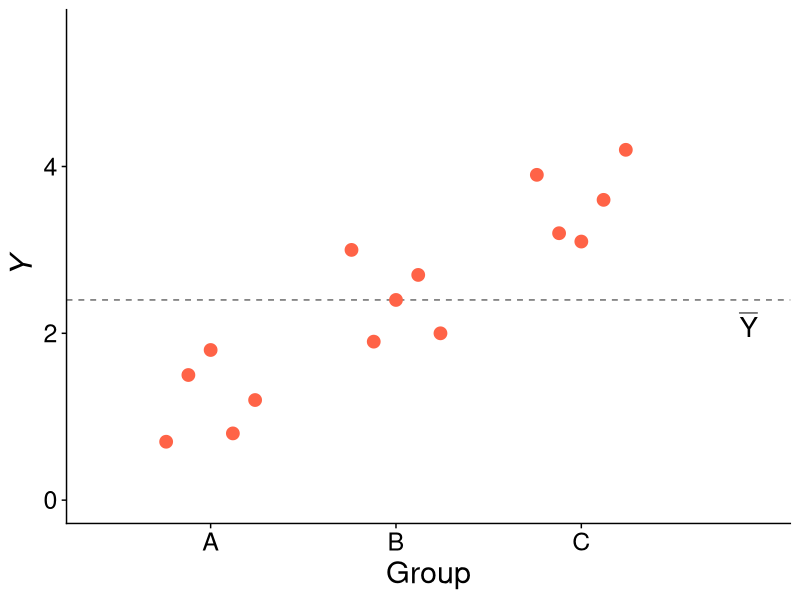
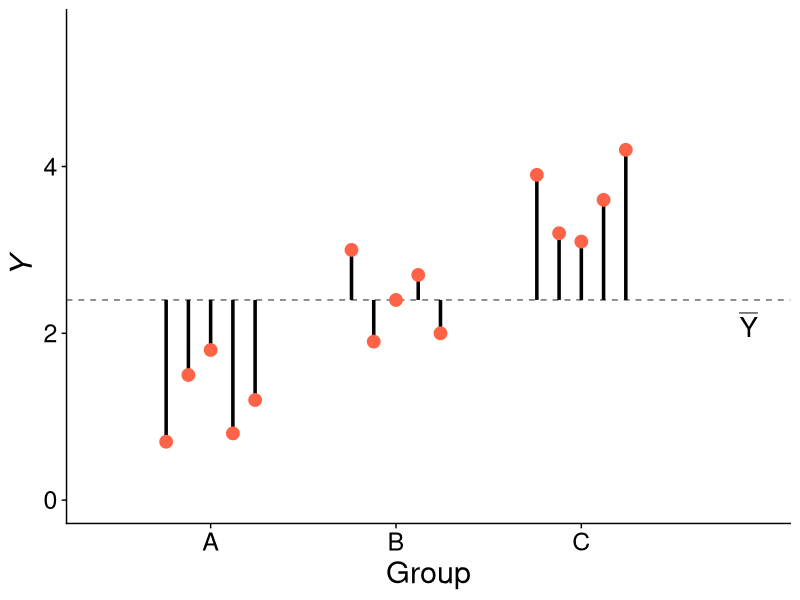
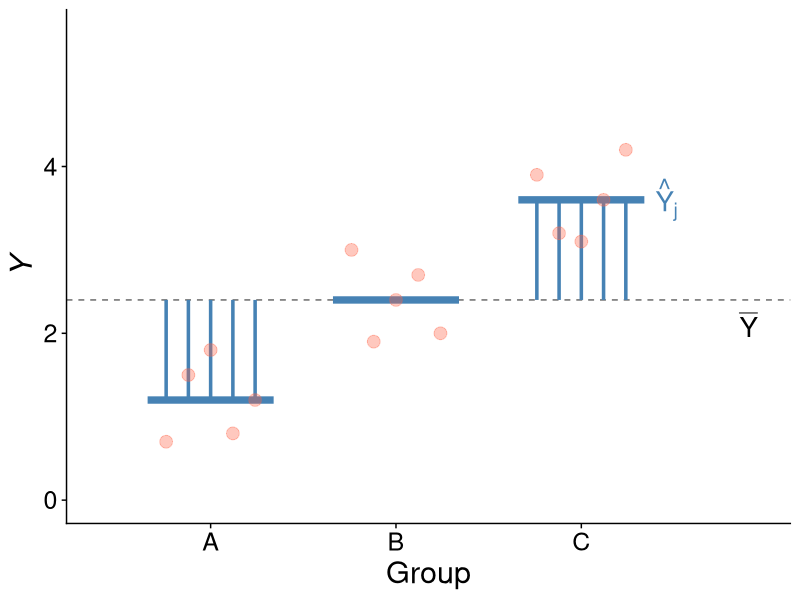
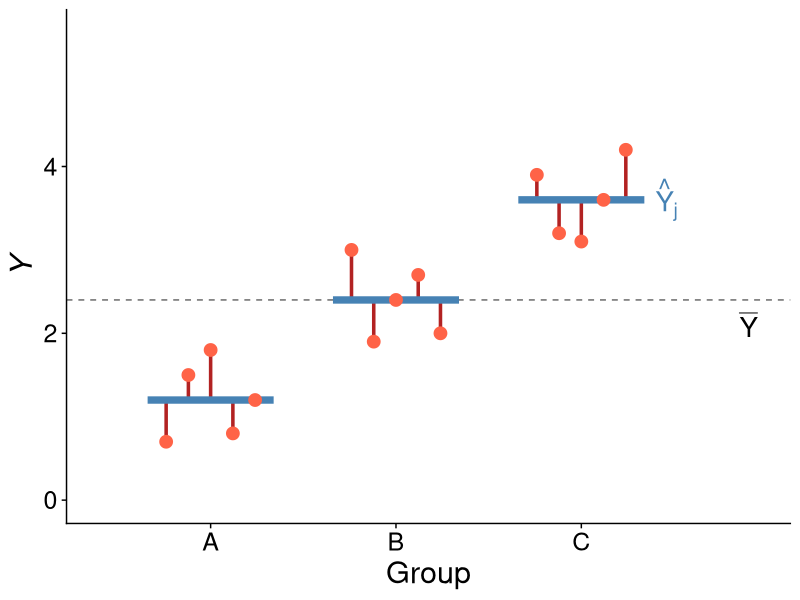
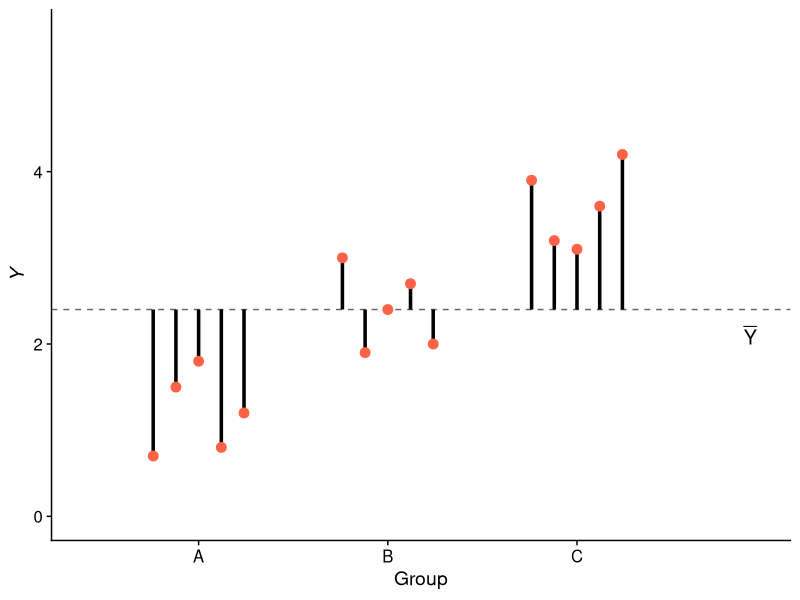
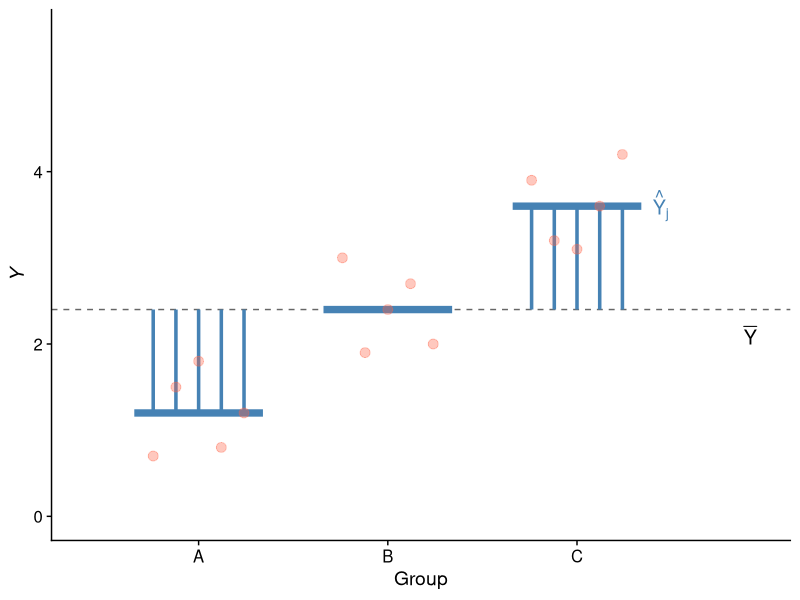
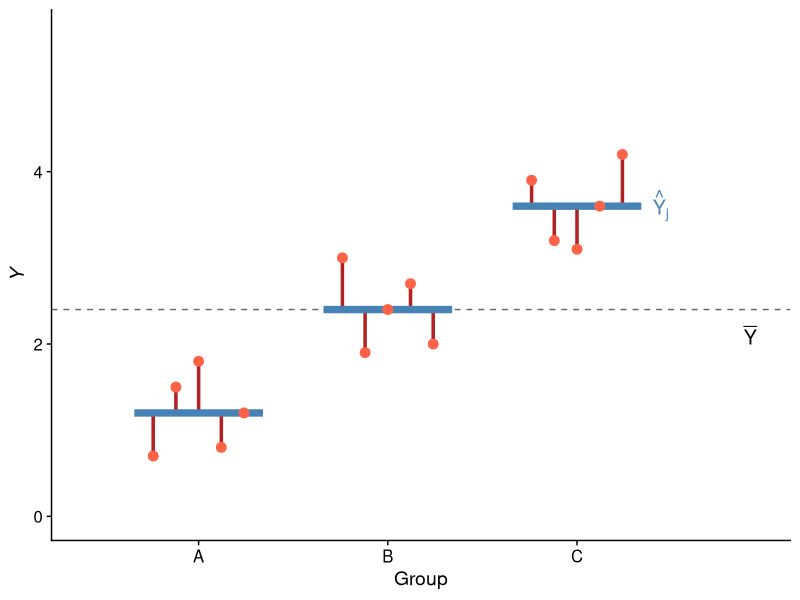
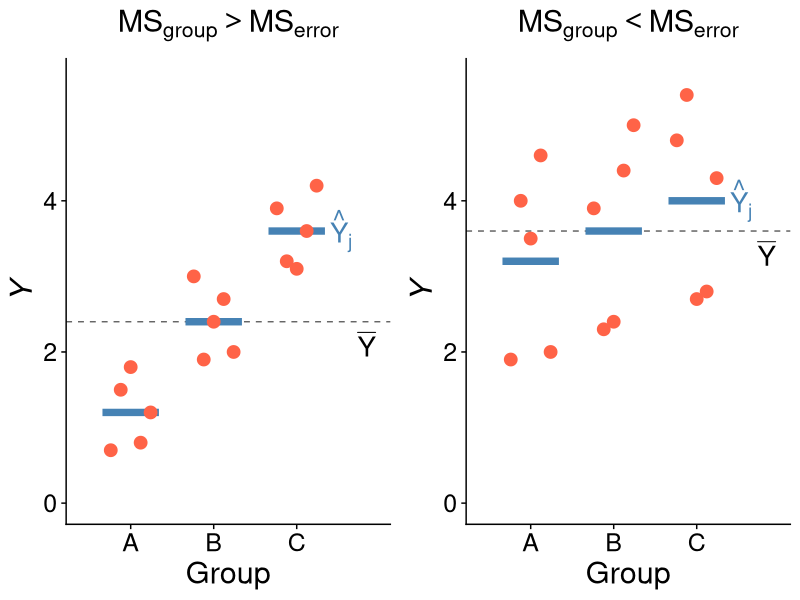

Reproduce these figures in R, in order. (Note: this script raises an error after producing the figures.)
## ---- chunk 1
knitr::opts_chunk$set(echo = FALSE, warning = FALSE,
                      message = FALSE, eval = TRUE)

library(cowplot)
library(ggplot2)
library(dplyr)
library(viridis)
library(glue)
library(stringr)
library(tidyr)
library(purrr)
library(magrittr)
## ---- chunk 2
#| include: false

# ---- shared look ------------------------------------------------------------

line_col <- "steelblue"
pt_col <- "tomato"

theme_slides <- function() {
    theme_cowplot() +
        theme(
            axis.text = element_text(size = 18),
            axis.title = element_text(size = 22),
            strip.text = element_text(size = 20),
            plot.title = element_text(size = 22, hjust = 0.5)
        )
}

ylab_i <- expression(italic(Y))

# write a small number as TeX scientific notation, e.g. 1.2 \times 10^{-5}
sci_tex <- function(x, digits = 2) {
    if (x >= 0.001) {
        return(as.character(signif(x, digits)))
    }
    expo <- floor(log10(x))
    mant <- signif(x / 10 ^ expo, digits)
    paste0("$", mant, " \\times 10^{", expo, "}$")
}

# ---- two small examples: three groups, five observations each ---------------

# the same within-group deviations, shuffled differently in each group
make_groups <- function(means, w) {
    data.frame(group = rep(LETTERS[1:3], each = 5),
               y = rep(means, each = 5) +
                   c(w, w[c(3, 1, 5, 2, 4)], w[c(2, 4, 1, 5, 3)]))
}

# group means far apart compared to the spread within groups
small_data <- make_groups(c(1.2, 2.4, 3.6), c(-0.5, 0.3, 0.6, -0.4, 0))

# group means close together compared to the spread within groups
overlap_data <- make_groups(c(3.2, 3.6, 4.0), c(-1.3, 0.8, 0.3, 1.4, -1.2))

anova_parts <- function(d) {
    y_bar <- mean(d$y)
    group_mean <- ave(d$y, d$group)
    n_groups <- nlevels(factor(d$group))
    ss_group <- sum((group_mean - y_bar) ^ 2)
    ss_error <- sum((d$y - group_mean) ^ 2)
    df_group <- n_groups - 1
    df_error <- nrow(d) - n_groups
    f <- (ss_group / df_group) / (ss_error / df_error)
    list(ss_y = sum((d$y - y_bar) ^ 2),
         ss_group = ss_group,
         ss_error = ss_error,
         df_group = df_group,
         df_error = df_error,
         f = f,
         p = pf(f, df_group, df_error, lower.tail = FALSE))
}

small_parts <- anova_parts(small_data)
overlap_parts <- anova_parts(overlap_data)

# type: "raw" (data and overall mean), "total" (Y to the overall mean),
#       "group" (group means to the overall mean), "error" (Y to its group mean),
#       "means" (data, group means and overall mean)
groups_plot <- function(d, type = "raw", title = NULL, f_label = NULL,
                        small = FALSE) {
    txt <- ifelse(small, 5, 7)
    d$x_pos <- as.numeric(factor(d$group)) + rep(c(-0.24, -0.12, 0, 0.12, 0.24), 3)
    d$g_mean <- ave(d$y, d$group)
    y_bar <- mean(d$y)
    g <- data.frame(x = 1:3, g_mean = tapply(d$y, d$group, mean))

    p <- ggplot(d, aes(x_pos, y)) +
        geom_hline(yintercept = y_bar, linetype = "dashed", color = "grey40")
    if (type == "total") {
        p <- p + geom_segment(aes(xend = x_pos, yend = y_bar), color = "black",
                              linewidth = 1.2)
    }
    if (type == "group") {
        p <- p + geom_segment(aes(y = g_mean, xend = x_pos, yend = y_bar),
                              color = line_col, linewidth = 1.2)
    }
    if (type == "error") {
        p <- p + geom_segment(aes(xend = x_pos, yend = g_mean), color = "firebrick",
                              linewidth = 1.2)
    }
    if (type %in% c("group", "error", "means")) {
        p <- p + geom_segment(data = g, aes(x = x - 0.34, xend = x + 0.34,
                                            y = g_mean, yend = g_mean),
                              inherit.aes = FALSE, color = line_col, linewidth = 2.5)
        p <- p + annotate("text", x = 3.4, y = g$g_mean[3], label = "hat(Y)[j]",
                          parse = TRUE, hjust = 0, size = txt, color = line_col)
    }
    p <- p +
        geom_point(color = pt_col, size = ifelse(small, 3, 4),
                   alpha = ifelse(type == "group", 0.35, 1)) +
        annotate("text", x = 3.95, y = y_bar - 0.3, label = "bar(Y)", parse = TRUE,
                 hjust = 1, size = txt)
    if (!is.null(f_label)) {
        p <- p + annotate("text", x = 0.5, y = 5.3, label = f_label, parse = TRUE,
                          hjust = 0, size = 7)
    }
    if (!is.null(title)) {
        p <- p + ggtitle(title)
    }
    p <- p +
        scale_x_continuous(breaks = 1:3, labels = LETTERS[1:3]) +
        coord_cartesian(xlim = c(0.4, 3.95), ylim = c(0, 5.6)) +
        xlab("Group") +
        ylab(ylab_i) +
        theme_slides()
    if (small) {
        p <- p + theme(axis.text = element_text(size = 12),
                       axis.title = element_text(size = 14))
    }
    p
}

# ---- the F distribution under H0 --------------------------------------------

anova_f_plot <- function(f_obs, df1, df2, xmax, label_left = TRUE) {
    d <- data.frame(x = seq(0.02, xmax, length.out = 600))
    d$y <- df(d$x, df1, df2)
    tail_d <- d[d$x >= f_obs, ]
    x_t <- f_obs + 0.2 * (xmax - f_obs)
    y_t <- max(0.5 * df(x_t, df1, df2), 0.02)
    ggplot(d, aes(x, y)) +
        geom_area(data = tail_d, fill = "firebrick", alpha = 0.7) +
        geom_line(linewidth = 1.3) +
        geom_vline(xintercept = f_obs, color = line_col, linewidth = 1.3) +
        annotate("text", x = f_obs + ifelse(label_left, -1, 1) * 0.02 * xmax, y = 0.9,
                 label = "observed F", hjust = ifelse(label_left, 1, 0), size = 7,
                 color = line_col) +
        annotate("text", x = f_obs + 0.35 * (xmax - f_obs), y = 0.4, label = "P-value",
                 size = 7, color = "firebrick") +
        annotate("segment", x = f_obs + 0.35 * (xmax - f_obs), xend = x_t, y = 0.34,
                 yend = y_t, color = "firebrick",
                 arrow = arrow(length = unit(0.12, "in"))) +
        coord_cartesian(xlim = c(0, xmax), ylim = c(0, 1.05)) +
        xlab(expression(F == MS[group] / MS[error])) +
        ylab("Density") +
        theme_slides()
}
## ---- chunk 3
#| fig-align: center
#| fig-width: 5.5
#| fig-height: 4.2
#| out-width: "5in"

groups_plot(small_data, "raw")
## ---- chunk 4
#| fig-align: center
#| fig-width: 5.5
#| fig-height: 4.2
#| out-width: "5in"

groups_plot(small_data, "total")
## ---- chunk 5
#| fig-align: center
#| fig-width: 5.5
#| fig-height: 4.2
#| out-width: "5in"

groups_plot(small_data, "group")
## ---- chunk 6
#| fig-align: center
#| fig-width: 5.5
#| fig-height: 4.2
#| out-width: "5in"

groups_plot(small_data, "error")
## ---- chunk 7
#| fig-align: center
#| fig-width: 3.3
#| fig-height: 3
#| out-width: "3.2in"

groups_plot(small_data, "total", small = TRUE)
## ---- chunk 8
#| fig-align: center
#| fig-width: 3.3
#| fig-height: 3
#| out-width: "3.2in"

groups_plot(small_data, "group", small = TRUE)
## ---- chunk 9
#| fig-align: center
#| fig-width: 3.3
#| fig-height: 3
#| out-width: "3.2in"

groups_plot(small_data, "error", small = TRUE)
## ---- chunk 10
#| echo: true

y_bar <- mean(small_data$y)
group_mean <- ave(small_data$y, small_data$group)

ss_y <- sum((small_data$y - y_bar) ^ 2)
ss_group <- sum((group_mean - y_bar) ^ 2)
ss_error <- sum((small_data$y - group_mean) ^ 2)

ss_y
ss_group + ss_error

ms_group <- ss_group / (3 - 1)
ms_error <- ss_error / (15 - 3)

ms_group
ms_error
## ---- chunk 11
#| fig-align: center
#| fig-width: 11
#| fig-height: 4.4
#| out-width: "10in"

plot_grid(groups_plot(small_data, "means", title = expression(MS[group] > MS[error])),
          groups_plot(overlap_data, "means", title = expression(MS[group] < MS[error])),
          nrow = 1)
## ---- chunk 12
#| fig-align: center
#| fig-width: 11
#| fig-height: 4.4
#| out-width: "8.8in"

f_small <- paste0('F == "', sprintf("%.2f", small_parts$f), '" ~ "(big)"')
f_overlap <- paste0('F == "', sprintf("%.2f", overlap_parts$f), '" ~ "(small)"')

plot_grid(groups_plot(small_data, "means", title = expression(MS[group] > MS[error]),
                      f_label = f_small),
          groups_plot(overlap_data, "means", title = expression(MS[group] < MS[error]),
                      f_label = f_overlap),
          nrow = 1)
## ---- chunk 13
#| fig-align: center
#| fig-width: 5.5
#| fig-height: 4
#| out-width: "4.6in"

anova_f_plot(overlap_parts$f, overlap_parts$df_group, overlap_parts$df_error,
             xmax = 6, label_left = FALSE)
## ---- chunk 14
#| fig-align: center
#| fig-width: 5.5
#| fig-height: 4
#| out-width: "4.6in"

anova_f_plot(small_parts$f, small_parts$df_group, small_parts$df_error,
             xmax = 40)
## ---- chunk 15
#| echo: true

f_stat <- ms_group / ms_error
f_stat

pf(q = f_stat, df1 = 3 - 1, df2 = 15 - 3, lower.tail = FALSE)
## ---- chunk 16
#| echo: true

# make some pretend data
groups <- rep(LETTERS[1:3], each = 10)
y <- 1.2 * as.numeric(as.factor(groups)) + rnorm(30, mean = 0, sd = 0.5)

dat_groups <- data.frame(group = groups, y = y)

head(dat_groups, n = 3)
## ---- chunk 17
#| echo: true
#| fig-align: center
#| fig-width: 4
#| fig-height: 3
#| out-width: "5in"

ggplot(dat_groups, aes(x = group, y = y)) + geom_boxplot()
## ---- chunk 18
#| echo: true
#| fig-align: center
#| fig-width: 4
#| fig-height: 3
#| out-width: "5in"

ggplot(dat_groups, aes(x = group, y = y)) +
    geom_jitter(aes(color = group)) +
    scale_color_discrete(palette = c("tomato", "purple4", "dodgerblue3"))
## ---- chunk 19
#| echo: true

mod_group <- lm(y ~ group, data = dat_groups)
anova(mod_group)
## ---- chunk 20
#| echo: false
#| fig-align: center
#| fig-width: 4
#| fig-height: 3
#| out-width: "5in"

ggplot(dat_groups, aes(x = group, y = y)) + geom_boxplot()
## ---- chunk 21
#| echo: true

prob_false_positive <- 1 - dbinom(0, size = 3, prob = 0.05)
prob_false_positive
## ---- chunk 22
#| echo: true

prob_false_positive <- 1 - dbinom(0, size = 3, prob = 0.05)
prob_false_positive
## ---- chunk 23
#| echo: false

# annoying, but we have to pass the model through the `aov` function
aov_group <- aov(mod_group)
## ---- chunk 24
#| echo: true

# "Tukey Honest Significant Difference"
TukeyHSD(aov_group)
## ---- chunk 25
#| include: false

# ---- cartoon map of the hypothetical sampling sites -------------------------

# a squiggly coastline, land to the north and sea to the south
coast_y <- function(x) {
    0.5 + 0.55 * sin(0.9 * x) + 0.3 * sin(2.3 * x + 1) + 0.12 * sin(5 * x)
}

coast <- data.frame(x = seq(-7, 7, length.out = 400))
coast$y <- coast_y(coast$x)
land <- rbind(coast, data.frame(x = c(7, -7), y = c(3.2, 3.2)))

# sites sit just offshore in three staggered rows, alternating restored and control
make_sites <- function(x, impact) {
    i <- seq_along(x)
    offset <- c(0.6, 1.1, 1.6)[i %% 3 + 1]
    data.frame(x = x,
               y = coast_y(x) - offset,
               impact = impact,
               restoration = ifelse(i %% 2 == 1, "restored", "control"))
}

# 30 high impact sites along the west half, 30 low impact sites along the east half
sites <- rbind(make_sites(seq(-6.5, -0.5, length.out = 30), "high"),
               make_sites(seq(0.5, 6.5, length.out = 30), "low"))
sites$impact <- factor(sites$impact, levels = c("low", "high"))
sites$restoration <- factor(sites$restoration, levels = c("restored", "control"))

sites_map <- function() {
    ggplot() +
        geom_polygon(data = land, aes(x, y), fill = "#cfe3bf") +
        geom_line(data = coast, aes(x, y), color = "grey50", linewidth = 1.2) +
        geom_point(data = sites, aes(x, y, fill = impact, shape = restoration),
                   size = 4.5, stroke = 0.8, color = "black") +
        scale_fill_brewer(palette = "YlGnBu", direction = -1) +
        scale_shape_manual(values = c(restored = 24, control = 21)) +
        labs(fill = "Human impact", shape = "Restoration") +
        guides(fill = guide_legend(override.aes = list(shape = 21, size = 5), order = 1),
               shape = guide_legend(order = 2)) +
        coord_equal(xlim = c(-7, 7), ylim = c(-3.6, 3.2), expand = FALSE) +
        theme_void(base_size = 18) +
        theme(panel.background = element_rect(fill = "#dbeaf4", color = NA))
}
## ---- chunk 26
#| fig-align: center
#| fig-width: 9.5
#| fig-height: 4.6
#| out-width: "8.5in"

sites_map()
## ---- chunk 27
#| echo: true

# make some pretend data
restoration <- factor(rep(c("restored", "control"), each = 30))
impact <- factor(rep(c("low", "high"), 30),
                 levels = c("low", "high"))

# compute expected response
fish_biomass <- -1 * as.numeric(impact) + 3 * as.numeric(restoration) -
  1 * as.numeric(impact) * as.numeric(restoration)

# add some noise
set.seed(123)
fish_biomass <- fish_biomass + rnorm(60, mean = 0, sd = 1)

dat <- data.frame(restoration, impact, fish_biomass)
## ---- chunk 28
# have a look at pretend data
head(dat)
## ---- chunk 29
#| echo: false
#| fig-align: center
#| fig-width: 3
#| fig-height: 2
#| out-width: "5in"

gp <- ggplot(dat, aes(x = restoration, y = fish_biomass,
                fill = impact)) +
  geom_boxplot() +
  scale_fill_brewer(palette = "YlGnBu", direction = -1)
gp
## ---- chunk 30
#| echo: true

mod <- lm(fish_biomass ~ impact + restoration, data = dat)
anova(mod)
## ---- chunk 31
#| echo: true

summary(mod)
## ---- chunk 32
#| fig-align: center
#| fig-width: 3
#| fig-height: 2
#| out-width: "5in"

gp
## ---- chunk 33
#| echo: true

mod_interactions <- lm(fish_biomass ~ impact * restoration,
                       data = dat)
anova(mod_interactions)
## ---- chunk 34
#| echo: true

summary(mod_interactions)
## ---- chunk 35
aov_interactions <- aov(mod_interactions)
TukeyHSD(aov_interactions)
## ---- chunk 36
foo <- TukeyHSD(aov_interactions)
foo[3]
